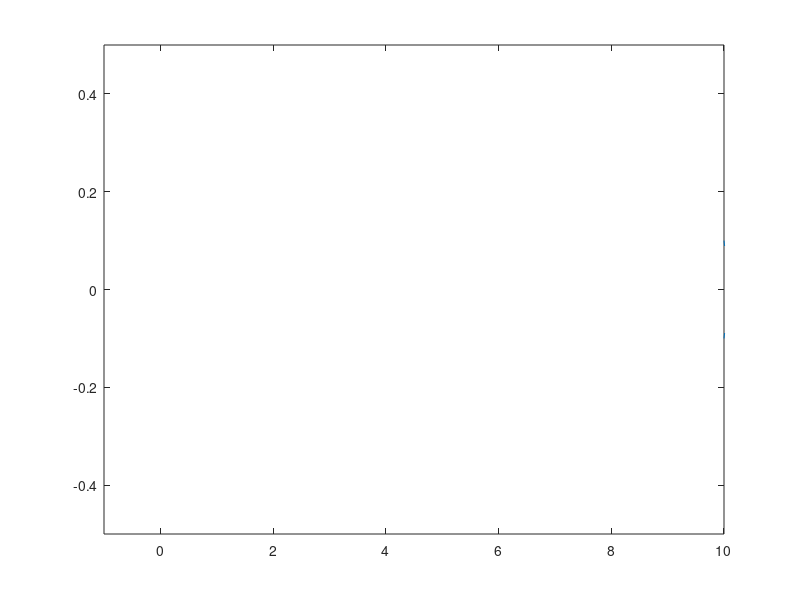

MATLAB code for this plot:
% TODO:
% - include normalization of position based on where the COM is for that
% given run, make it a little sine wave disturbance or something and then
% adjust the locations of the ankles accordingly
% - might want to select several minima instead of a global one for real
% position data since if the global minima isn't repeated there will only
% be one c-cut extracted
% - right now, if the position data starts partway through (Eg. at the 
% start of data) an incomplete c-cut will be accepted as a full c-cut

% clc; clear all ;

% x = position along the direction of skater travel
% y = position across the skater's body, perpendicular to travel
num_ccuts = 8; % Must be an even number. Number per leg will be half this.
x = (linspace(0, num_ccuts*pi, num_ccuts*50)); % used for calculations
x_loc = (linspace(0, 10, num_ccuts*50)); % used for position data
right_loc = [x_loc; 0.3*sin(x)];%cat(2, x, sin(x));
left_loc = [x_loc; -0.3*sin(x-pi)];%cat(2, x, -sin(x - pi));

% Preprocess position data

% Centre of Mass
% 1. Add position offset, assuming COM is slightly leading the ankles
% 2. Add a sine wave as the y-axis sway of the skater
% 3. Add an impulse "generated" from each c-cut, so a sine wave twice the
% period of the c-cuts
COM_loc = [bsxfun(@plus, x_loc, 0.1); -0.05*sin(x)];
ccut_impulse = 0.5*sin(2*x-pi/2)+0.5;
COM_loc(1, :) = COM_loc(1, :) + ccut_impulse;

% Left position
zero_cross = 0; c_start = 0; c_end = 0;
x_ccuts = cell(2, num_ccuts/2); y_ccuts = cell(2, num_ccuts/2); area_ccuts = cell(2, num_ccuts/2);
position = cell(2, num_ccuts/2); velocity = cell(2, num_ccuts/2); acceleration = cell(2, num_ccuts/2);
i_ccuts = 1;

right_min = 0.1;    % In practice, this is the max of either the minimum position
                    % w.r.t COM or the position of the COM
left_min = -0.1;    % In practice, this is the min of either the maximum position
                    % w.r.t COM or the position of the COM
left_loc_mod = left_loc;
right_loc_mod = right_loc;

for i = 1:length(left_loc(1, :))
    % Flatten position and add the impulse of the opposite leg c-cut
    if left_loc(2, i) > left_min
        left_loc_mod(2, i) = left_min;
        left_loc_mod(1, i) = left_loc_mod(1, i) + ccut_impulse(i);
    end
    
    if left_loc(2, i) < left_min  && c_start <= c_end
        c_start = i;
    elseif c_start > c_end && left_loc(2, i) > left_min;
        c_end = i;
        y_ccuts{1, i_ccuts} = left_loc_mod(:, c_start:c_end);
%         x_ccuts{1, i_ccuts} = x(c_start:c_end);
        i_ccuts = i_ccuts + 1;
        c_start = c_end;
    end
end

c_start = 0; c_end = 0;
i_ccuts = 1;
% Right position
for i = 1:length(right_loc(1, :))
    % Flatten position
    if right_loc(2, i) < right_min
        right_loc_mod(2, i) = right_min;
        right_loc_mod(1, i) = right_loc_mod(1, i) + ccut_impulse(i);
    end
    
    if right_loc(2, i) > right_min  && c_start <= c_end
        c_start = i;
    elseif c_start > c_end && right_loc(2, i) < right_min;
        c_end = i;
        y_ccuts{2, i_ccuts} = right_loc_mod(:, c_start:c_end);
%         x_ccuts{2, i_ccuts} = x(c_start:c_end);
        i_ccuts = i_ccuts + 1;
        c_start = c_end;
    end
end


% Position data
% figure (1)
% hold on
% plot(COM_loc(1, :), COM_loc(2, :))
% plot(right_loc_mod(1, :), right_loc_mod(2, :))
% plot(left_loc_mod(1, :), left_loc_mod(2, :))
% plot(y_ccuts{1, 1}(1, :), y_ccuts{1, 1}(2, :))
% plot(y_ccuts{2, 1}(1, :), y_ccuts{2, 1}(2, :))



figure(7);
% time-varying plot used to show skater path captured in data
for i = 1:length(right_loc_mod(1, :))
%     x = bsxfun(@plus, x, 0.1); % add 0.1 to all x
%     f = fit(x, y, 'sin3');
%     plot(f, 'r', x, y);
%     hold on
%     plot(f_x, 'b', x, y);
%     plot(f_xx, 'g', x, y);

%     hold on % Uncomment this to taste the rainbow. Overlays all skater positions
    % Plots one point in time of all positions
    plot([right_loc_mod(1, i), COM_loc(1, i), left_loc_mod(1, i)], [right_loc_mod(2, i), COM_loc(2, i), left_loc_mod(2, i)])
    axis([-1 10 -0.5 0.5]) % x0 x1 y0 y1
    drawnow
    pause(0.001)
end





% Capture angles from the COM midline and the ankles
% theta_r = ;
% theta_l = ;






% 
% % One c-cut with derivatives
% % f = fit(x_ccuts{2, 1}, y_ccuts{2, 1}, 'sin3');
% % [fx, fxx] = differentiate(f, x_ccuts{2, 1});
% % f_x = fit(x_ccuts{2, 1}, fx, 'sin3');
% % f_xx = fit(x_ccuts{2, 1}, fxx, 'sin3');
% % 
% % figure(2)
% % hold on
% % plot(f, 'r', x_ccuts{2, 1}, y_ccuts{2, 1})
% % plot(f_x, 'g', x_ccuts{2, 1}, y_ccuts{2, 1})
% % plot(f_xx, 'b', x_ccuts{2, 1}, y_ccuts{2, 1})
% % test = integrate(f_xx, x_ccuts{2, 1}, 0);
% % plot(x_ccuts{2, 1}, test, '-r')
% 
% f = fit(x_ccuts{1, 1}, y_ccuts{1, 1}, 'sin3');
% [fx, fxx] = differentiate(f, x_ccuts{1, 1});
% f_x = fit(x_ccuts{1, 1}, fx, 'sin3');
% f_xx = fit(x_ccuts{1, 1}, fxx, 'sin3');
% 
% figure(2)
% hold on
% plot(f, 'r', x_ccuts{1, 1}, y_ccuts{1, 1})
% plot(f_x, 'g', x_ccuts{1, 1}, y_ccuts{1, 1})
% plot(f_xx, 'b', x_ccuts{1, 1}, y_ccuts{1, 1})
% test = integrate(f_xx, x_ccuts{1, 1}, 0);
% plot(x_ccuts{1, 1}, test, '-r')


% All c-cut data segments
% figure (3)
% % hold on
% for i = 1:size(y_ccuts)
%     for j = 1:length(y_ccuts)
% %         x_ccut = 1:length(y_ccuts{i, j});
%         
%         position{i, j} = fit(x_ccuts{i, j}, y_ccuts{i, j}, 'sin3');
%         [v, a] = differentiate(position{i, j}, x_ccuts{i, j});
%         velocity{i, j} = fit(x_ccuts{i, j}, v, 'sin3');
%         acceleration{i, j} = fit(x_ccuts{i, j}, a, 'sin3');
%         
% %         nexttitle
%         subplot(num_ccuts, 2, i*num_ccuts/2 + j);
%         plot(x_ccuts{i, j}, y_ccuts{i, j})
% %         plot(acceleration{i, j}, x_ccuts{i, j}, y_ccuts{i, j}) % Use to plot
% %         position and acceleration curves
% 
%         area_ccuts{i, j} = sum(y_ccuts{i, j})/length(y_ccuts{i, j})*(x_ccuts{i, j}(length(x_ccuts{i, j}))-x_ccuts{i, j}(1));
%     end
% end

% time-varying plot used to show skater path captured in data
% for i = 1:length(x)
% %     x = bsxfun(@plus, x, 0.1); % add 0.1 to all x
% %     f = fit(x, y, 'sin3');
% %     plot(f, 'r', x, y);
% %     hold on
% %     plot(f_x, 'b', x, y);
% %     plot(f_xx, 'g', x, y);
% 
% %     plot(x, y)
% %     drawnow
% %     pause(0.001)
% end

% linear = transpose(linspace(1, 0, 100));
% y = sin(x).*linear;

% if isempty(y_ccuts)
%     disp('No c-cuts found');
% end